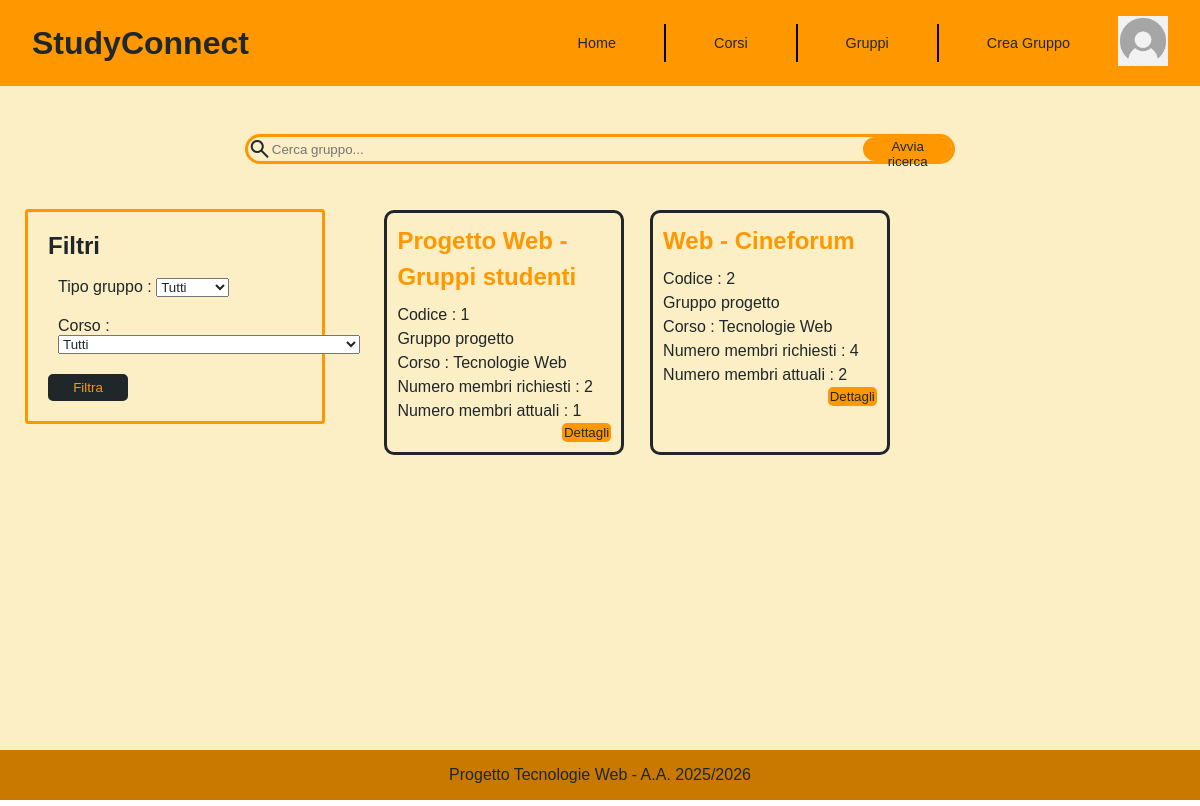
Screenshot of /pages/gruppi.php?filter-group-type=Progetto with the database file from the repository.
### tables this page shows
CREATE TABLE Gruppi(
	Codice INT AUTO_INCREMENT PRIMARY KEY,
    Nome VARCHAR(100) NOT NULL,
    Descrizione MEDIUMTEXT,
    NumeroMembriRichiesti INT,
    NumeroMembriAttuali INT NOT NULL,
    Tipo VARCHAR(10) NOT NULL CHECK (Tipo IN ('Studio', 'Progetto')),
    DataConsegnaProgetto DATE,
    MatricolaCreatore VARCHAR(10) NOT NULL,
    CodiceCorso VARCHAR(5) NOT NULL,
	FOREIGN KEY (MatricolaCreatore) REFERENCES Studenti(Matricola)
		ON DELETE CASCADE
        ON UPDATE NO ACTION,
	FOREIGN KEY (CodiceCorso) REFERENCES Corsi(Codice)
		ON DELETE CASCADE
        ON UPDATE NO ACTION,
    CHECK(NumeroMembriAttuali<=NumeroMembriRichiesti OR NumeroMembriRichiesti=0)
);

CREATE TABLE Corsi(
	Codice VARCHAR(5) PRIMARY KEY,
    Nome VARCHAR(150) NOT NULL,
    Descrizione MEDIUMTEXT,
    CFU INT NOT NULL,
    ProgettoRichiesto BOOL NOT NULL,
    CHECK(length(Codice)=5)
);

### pages/gruppi.php (called while the page is built, shortened)
<?php
require_once '../bootstrap.php';
$templateParams["title"] = "Gruppi Studenti - Gruppi";
$templateParams["page"] = "templates/specific/template-gruppi.php";
$templateParams["corsi"] = $dbh->getCorsi();
if(isset($_GET["search-group"]) || (isset($_GET["filter-group-type"]) || isset($_GET["filter-course"]))){
    if(isset($_GET["search-group"])){
        $templateParams["gruppi"] = $dbh->getGruppiPerNome($_GET["search-group"]);
    } else{
        if(isset($_GET["filter-group-type"])){
            $templateParams["gruppi"] = $dbh->getGruppiPerTipo($_GET["filter-group-type"]);
        }
    }
} else{
    $templateParams["gruppi"] = $dbh->getGruppi();
}
$templateParams["imgprofilo"] =  "default_profile_icon.png";
require "templates/general/base.php";
?>

### db/database.php (called while the page is built, shortened)
<?php
    class DatabaseHelper{
        private $db;
        public function __construct($servername, $username, $password, $dbname, $port){
            $this->db = new mysqli($servername, $username, $password, $dbname, $port);
        }
        public function getCorsi(){
            $stmt = $this->db->prepare("SELECT * FROM corsi ORDER BY nome");
            $stmt->execute();
            $result = $stmt->get_result();
            return $result->fetch_all(MYSQLI_ASSOC);
        }
        public function getGruppiPerTipo(string $tipo){
            $stmt = $this->db->prepare("SELECT Gruppi.Nome, Tipo, NumeroMembriRichiesti, NumeroMembriAttuali, Gruppi.Codice, Corsi.Nome AS NomeCorso
            FROM Gruppi, Corsi WHERE Gruppi.CodiceCorso=Corsi.Codice AND Gruppi.Tipo=?");
            $stmt->bind_param('s', $tipo);
            $stmt->execute();
            return $stmt->get_result()->fetch_all(MYSQLI_ASSOC);
        }
    }
?>

### bootstrap.php (called while the page is built, shortened)
<?php
require_once("db/database.php");
$dbh = new DatabaseHelper("localhost", "root", "", "Gruppi_Studenti", 3307);
?>

### pages/templates/specific/filtri-gruppi.php (the view, shortened to what this page needs)
<form action="gruppi.php" method="GET" id="groups-form">
    <h2>Filtri</h2>
    <div>
        <label for="filter-group-type">Tipo gruppo :</label>
        <select name="filter-group-type" id="filter-group-type">
            <option value="Tutti">Tutti</option>
        </select>
    </div>
    <div>
        <label for="filter-course">Corso :</label>
        <select name="filter-course" id="filter-course">
            <option value="Tutti">Tutti</option>
        </select>
    </div>
    <button type="submit">Filtra</a>
</form>

### pages/templates/specific/template-gruppi.php (shortened to what this page needs)
<main class="groups-main">
    <div class="top-bar">
        <form action="gruppi.php" method="GET" class="search-bar-form">
            <span class="material-symbols-outlined">search</span>
            <input type="text" id="search-group" name="search-group" placeholder="Cerca gruppo...">
            <button type="submit">Avvia ricerca</button>
        </form>
    </div>
    <section class="groups-container">
        <ul class="groups-list">
            <?php foreach($templateParams["gruppi"] as $gruppo):?>
            <li class="group">
                <h2><?php echo $gruppo["Nome"]; ?></h2>
                <p>Codice : <?php echo $gruppo["Codice"];?></p>
                <p>
                <?php
                    if($gruppo["Tipo"]=="Studio"):
                        echo "Gruppo studio";
                    else :
                        echo "Gruppo progetto";
                    endif
                ?>
                </p>
                <p>Corso : <?php echo $gruppo["NomeCorso"]?></p>
                <?php
                    if($gruppo["NumeroMembriRichiesti"]!=0):
                        if($gruppo["NumeroMembriAttuali"]==$gruppo["NumeroMembriRichiesti"]):
                            ?> <p>Gruppo pieno (non ci sono posti liberi)</p>
                        <?php
                        else : ?>
                            <p>Numero membri richiesti : <?php echo $gruppo["NumeroMembriRichiesti"];?></p>
                            <p>Numero membri attuali : <?php echo $gruppo["NumeroMembriAttuali"];?></p>
                        <?php endif; ?>
                <?php endif; ?>
                <form action="visualizzazione-gruppo.php" method="GET">
                    <input type="submit" value="Dettagli">
                </form>
            </li>
            <?php endforeach; ?>
        </ul>
    </section>
    <aside class="groups-aside" id="groups-aside">
        <?php require('filtri-gruppi.php'); ?>
    </aside>
</main>

### css/style.css (style rules this page uses)
* { margin: 0; padding: 0; box-sizing: border-box; color: #1F272B; font-family: Verdana, Geneva, Tahoma, sans-serif; }
html, body { height: 100% ; }
body { display: flex; flex-direction: column; padding-bottom: 60px; }
main { flex: 1; background-color: #FCEEC5; }
@media (min-width: 992px) { body { padding-bottom: 0; } }
.courses-main, .groups-main { width: 100%; padding-top: 20px; padding-bottom: 40px; }
.courses-container, .groups-container { width: 100%; height: 100%; margin: 0; }
.courses-list, .groups-list { display: flex; flex-direction: column; justify-content: center; align-items: stretch; width: 70%; margin-left: 15%; margin-right: 15%; column-gap: 10px; list-style: none; }
.search-bar-form { display: flex; flex-direction: row; justify-content: space-between; width: 60%; height: 30px; margin: 20px 20%; border-style: solid; border-color: #FF9800; border-radius: 15px; }
.search-bar-form input { background-color: #FCEEC5; border: none; outline: none; width: 70%; }
.search-bar-form button { background-color: #FF9800; color: #1F272B; border-style: solid; border-radius: 15px; border-color: #FF9800; cursor: pointer; padding: 0 5px; }
.groups-main, .single-group-main { display: flex; flex-direction: column; justify-content: center; }
.groups-main .top-bar { order: 1; }
.groups-container { order: 3; }
.group { line-height: 1.5; border-style: solid; border-color: #1F272B; border-radius: 10px; padding: 10px; margin: 8px; }
.group h2 { color: #FF9800; margin-bottom: 8px; }
.group form input { background-color: #FF9800; border-style: solid; border-color: #FF9800; border-radius: 5px; text-decoration: none; float: right; }
.groups-aside { order: 2; display: flex; width: 80%; margin: 30px 10%; padding: 20px; border-style: solid; border-color: #FF9800; border-radius: 3px; justify-content: center; }
.groups-aside form { display: flex; flex-direction: column; justify-content: center; }
.groups-aside h2 { margin-bottom: 8px; }
.groups-aside form div { display: block; padding: 2px; margin: 8px; }
.groups-aside form button { background-color: #1F272B; color: #FF9800; border-style: solid; border-color: #1F272B; border-radius: 5px; justify-content: center; margin-top: 10px; padding: 4px; width: 80px; }
.groups-aside { display: none; }
.groups-main .top-bar { display: flex; flex-direction: row; justify-content: space-between; align-items: center; margin: 8px; }
.groups-main .search-bar-form input { width: 50%; }
@media screen and (min-width:768px) { .groups-main { display: inline-block; } }
@media screen and (min-width:768px) { .groups-main .top-bar .search-bar-form { order: 1; display: flex; flex-direction: row; justify-content: space-between; } }
@media screen and (min-width:768px) { .search-bar-form input, .groups-main .search-bar-form input { width: 85%; } }
@media screen and (min-width:768px) { .groups-container { width: 70%; padding: 0 10px; margin: 10px; float: right; } }
@media screen and (min-width:768px) { .groups-list { display: grid; grid-template-columns: repeat(3, 1fr); width: 96%; margin: 0 2%; list-style: none; } }
@media screen and (min-width:768px) { .groups-aside { display: block; width: 25%; margin: 25px; padding: 20px; border-style: solid; border-color: #FF9800; border-radius: 3px; } }
@media screen and (min-width:768px) { .groups-aside form { display: flex; flex-direction: column; justify-content: space-evenly; } }
@media screen and (min-width:768px) { .groups-aside h2 { margin-bottom: 8px; } }
@media screen and (min-width:768px) { .groups-aside form div { display: block; padding: 2px; margin: 8px; } }
@media screen and (min-width:768px) { .groups-aside form button { background-color: #1F272B; color: #FF9800; border-style: solid; border-color: #1F272B; border-radius: 5px; justify-content: center; margin-top: 10px; padding: 4px; width: 80px; } }

### rows the page displays
gruppi: Nome "Progetto Web - Gruppi studenti", Codice "1", Tipo "Gruppo progetto", CodiceCorso.Nome "Tecnologie Web", NumeroMembriRichiesti "2", NumeroMembriAttuali "1"
gruppi: Nome "Web - Cineforum", Codice "2", Tipo "Gruppo progetto", CodiceCorso.Nome "Tecnologie Web", NumeroMembriRichiesti "4", NumeroMembriAttuali "2"
